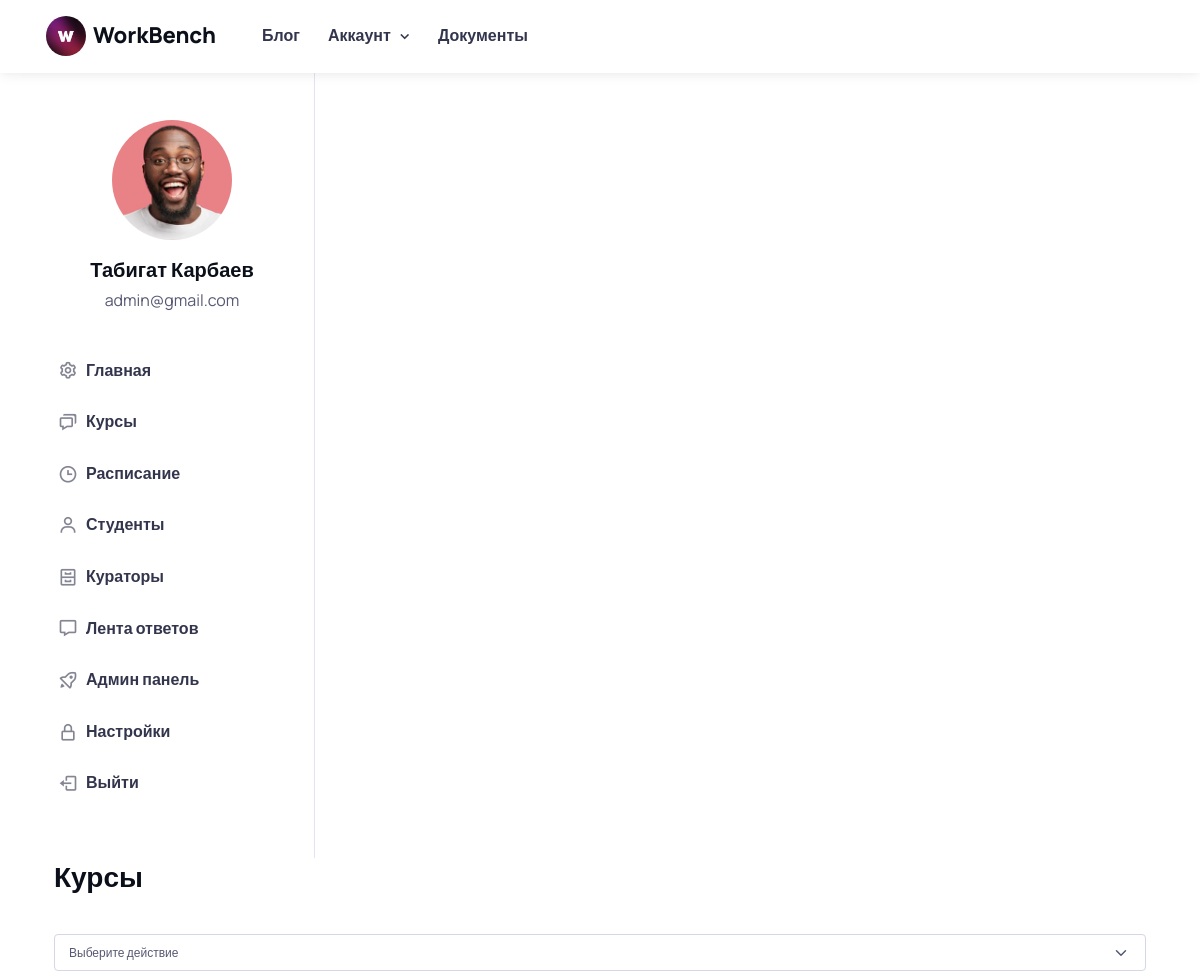
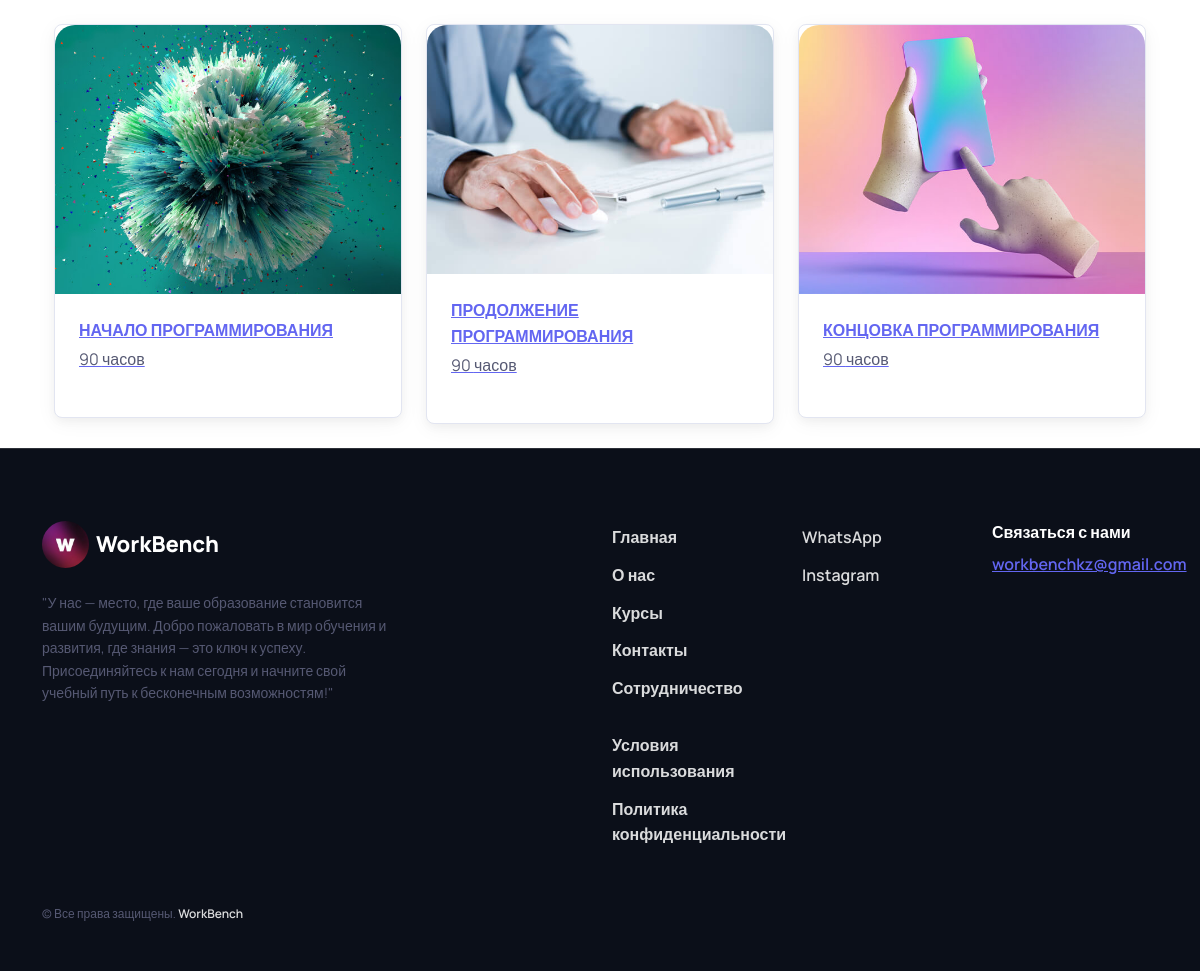
The app's page /users/student/courses/by_type/1/ (signed in) with its own data (2 pictures, top to bottom).
### users/models.py (models this page shows, shortened)
class User(AbstractUser):
    ROLE_CHOICES = (
        ('student', 'Студент'),
        ('curator', 'Куратор'),
        ('admin', 'Администратор'),
    )
    COUNTRY_CHOICES = (
        ('kz', 'Казахстан'),
        ('ru', 'Россия'),
        ('ukr', 'Украина'),
        ('kg', 'Кыргызстан'),
        ('uz', 'Узбекистан'),
    )
    CITY_CHOICES = (
        ('tse', 'Астана'),
        ('ala', 'Алматы'),
        ('msq', 'Москва'),
        ('kiev', 'Киев'),
        ('bishkek', 'Бишкек'),
        ('tashkent', 'Ташкент'),
    )
    image = models.ImageField(upload_to='users_images', null=True, blank=True)
    role = models.CharField(max_length=10, choices=ROLE_CHOICES, default='student')
    phone = models.CharField(max_length=25, blank=True)
    bio = models.TextField(blank=True, null=True, default='Всем привет! Я ученик компании WorkBench!')
    country = models.CharField(choices=COUNTRY_CHOICES, max_length=15, default='kz')
    city = models.CharField(choices=CITY_CHOICES, max_length=20, default='tse')
    address = models.CharField(blank=True, null=True, default='', max_length=255)
    stream = models.ForeignKey('Stream', on_delete=models.SET_NULL, null=True, blank=True)

### courses/models.py (models this page shows, shortened)
class Course(models.Model):
    title = models.CharField(max_length=255)  # Название курса
    description = models.TextField()  # Описание курса
    duration = models.PositiveIntegerField()  # Продолжительность курса
    image = models.ImageField(upload_to='course_images', null=True, blank=True)
    start_date = models.DateField(blank=True, null=True, auto_created=True)
    course_type = models.ForeignKey(CourseType, on_delete=models.CASCADE, related_name='courses') # Связь с моделью "Course Type"
    curators = models.ManyToManyField(get_user_model())   # Связь с моделью "Curator"
    students = models.ManyToManyField(User, related_name='courses', blank=True)
    class Meta:
        verbose_name = 'Курс'
        verbose_name_plural = 'Курсы'

### courses/views.py (the view)
# urls.py: path('by_type/<int:type_id>/', CoursesByType.as_view(), name='courses_by_type'),
class CoursesByType(LoginRequiredMixin, View):
    login_url = 'users:login'
    def get(self, request, type_id):
        course_type = get_object_or_404(CourseType, id=type_id)
        courses = Course.objects.filter(course_type=course_type)
        if request.user.groups.filter(name='Студенты').exists():
            template_name = 'users/student/courses_by_type.html'
        elif request.user.groups.filter(name='Кураторы').exists():
            template_name = 'curator/starter-kit/course_type.html'
        elif request.user.groups.filter(name='Администраторы').exists():
            template_name = 'admin/starter-kit/course_type.html'
        else:
            return redirect('users:login')
        return render(request, template_name, {'course_type': course_type, 'courses': courses})

### templates/admin/starter-kit/course_type.html (shortened to what this page needs)
{% extends 'admin/starter-kit/base.html' %}
{% load static %}
        {% block content %}
          <div class="page-body">
          <div class="container-fluid">
            <div class="page-title">
              <div class="row">
                <div class="col-6">
                  <h3>Курсы</h3>
                </div>
                <div class="col-6">
                </div>
              </div>
            </div>
          </div>
          <div class="container-fluid">
            <div class="row">
              <div class="mb-4 mt-4">
                <select id="action-select" class="custom-select form-select form-select-sm">
                  <option value="" selected>Выберите действие</option>
                </select>
              </div>
              {% for c in courses %}
              <div class="col-md-4 course-card">
                <a href="{% url 'users:admin:courses:modules' c.pk %}">
                  <div class="card shadow border-start-primary mb-4">
                    {% if c.image %}
                        <img src="{{ c.image.url }}" alt="" style="max-width: 100%; max-height: 300px; border-radius: 20px 20px 0px 0px;">
                    {% else %}
                        <img src="{% static 'media/course_images/programming.jpg' %}" alt="" style="max-width: 100%; max-height: 300px; border-radius: 20px 20px 0px 0px;">
                    {% endif %}
                    <div class="card-body">
                      <div class="text-uppercase text-primary fw-bold text-xs mb-1">{{ c.title|truncatechars:40 }}</div>
                      <p>{{ c.duration }} часов</p>
                    </div>
                  </div>
                </a>
              </div>
              {% endfor %}
            </div>
          </div>
        </div>
        {% endblock %}

### templates/admin/starter-kit/base.html (shortened to what this page needs)
<!DOCTYPE html>
{% load static %}
{% load humanize %}
<html lang="en" data-bs-theme="light">
<head>
    <link rel="stylesheet" media="screen" href="{% static 'student/css/boxicons.min.css' %}">
    <link rel="stylesheet" media="screen" href="{% static 'student/css/swiper-bundle.min.css' %}">
    <link rel="stylesheet" media="screen" href="{% static 'student/css/theme.min.css' %}">
  </head>
  <body>
    <main class="page-wrapper">
      <header class="header navbar navbar-expand-lg bg-light border-bottom border-light shadow-sm fixed-top">
        <div class="container px-3">
          <a href="{% url 'website:home' %}" class="navbar-brand pe-3">
            <img src="{% static 'website/img/logo.jpg' %}" width="40" style="border-radius: 50px;" alt="WorkBench">
            WorkBench
          </a>
          <div id="navbarNav" class="offcanvas offcanvas-end">
            <div class="offcanvas-body">
              <ul class="navbar-nav me-auto mb-2 mb-lg-0">
                  <li class="nav-item">
                  <a href="{% url 'users:blog:blog' %}" class="nav-link">Блог</a>
                </li>
                <li class="nav-item dropdown">
                  <a href="#" class="nav-link dropdown-toggle" data-bs-toggle="dropdown" aria-current="page">Аккаунт</a>
                </li>
                <li class="nav-item">
                  <a href="docs/getting-started.html" class="nav-link">Документы</a>
                </li>
              </ul>
            </div>
          </div>
          <div class="form-check form-switch mode-switch pe-lg-1 ms-auto me-4" data-bs-toggle="mode">
          </div>
        </div>
      </header>
      <section class="container pt-5">
        <div class="row">
          <aside class="col-lg-3 col-md-4 border-end pb-5 mt-n5">
            <div class="position-sticky top-0">
              <div class="text-center pt-5">
                <div class="d-table position-relative mx-auto mt-2 mt-lg-4 pt-5 mb-3">
                  {% if user.image %}
                  <img src="{{ user.image.url }}" class="d-block rounded-circle" width="120" alt="{{ user.first_name }} {{ user.last_name }}">
                  {% else %}
                  <img src="{% static 'student/images/18.jpg' %}" class="d-block rounded-circle" width="120" alt="{{ user.first_name }} {{ user.last_name }}">
                  {% endif %}
                </div>
                <h2 class="h5 mb-1">{{ user.first_name }} {{ user.last_name }}</h2>
                <p class="mb-3 pb-3">{{ user.email }}</p>
                <div id="account-menu" class="list-group list-group-flush collapse d-md-block">
                {% with request.resolver_match.url_name as current_url_name %}
                  <a href="{% url 'users:admin:dashboard' %}" class="list-group-item list-group-item-action d-flex align-items-center {% if current_url_name == 'dashboard' %}active{% endif %}">
                    <i class="bx bx-cog fs-xl opacity-60 me-2"></i>
                    Главная
                  </a>
                  <a href="{% url 'users:admin:courses:courses' %}" class="list-group-item list-group-item-action d-flex align-items-center {% if current_url_name == 'courses' %}active{% endif %}">
                    <i class="bx bx-chat fs-xl opacity-60 me-2"></i>
                    Курсы
                  </a>
                  <a href="{% url 'users:admin:schedule:student_schedule' %}" class="list-group-item list-group-item-action d-flex align-items-center {% if current_url_name == 'student-schedule' %}active{% endif %}">
                    <i class="bx bx-time fs-xl opacity-60 me-2"></i>
                    Расписание
                  </a>
                  <a href="{% url 'users:admin:students_admin_check' %}" class="list-group-item list-group-item-action d-flex align-items-center {% if current_url_name == 'students' %}active{% endif %}">
                    <i class="bx bx-user fs-xl opacity-60 me-2"></i>
                    Студенты
                  </a>
                  <a href="{% url 'users:admin:curators_admin_check' %}" class="list-group-item list-group-item-action d-flex align-items-center {% if current_url_name == 'curators' %}active{% endif %}">
                    <i class="bx bx-cabinet fs-xl opacity-60 me-2"></i>
                    Кураторы
                  </a>
                  <a href="{% url 'users:admin:courses:answers_view' %}" class="list-group-item list-group-item-action d-flex align-items-center {% if current_url_name == 'student-schedule' %}active{% endif %}">
                    <i class="bx bx-message fs-xl opacity-60 me-2"></i>
                    Лента ответов
                  </a>
                  <a href="{% url 'admin:index' %}" class="list-group-item list-group-item-action d-flex align-items-center {% if current_url_name == 'student-schedule' %}active{% endif %}">
                    <i class="bx bx-rocket fs-xl opacity-60 me-2"></i>
                    Админ панель
                  </a>
                  <a href="{% url 'users:administrator:profile' %}" class="list-group-item list-group-item-action d-flex align-items-center {% if current_url_name == 'profile' %}active{% endif %}">
                    <i class="bx bx-lock-alt fs-xl opacity-60 me-2"></i>
                    Настройки
                  </a>
                  <a href="{% url 'users:admin:logout' %}" class="list-group-item list-group-item-action d-flex align-items-center">
                    <i class="bx bx-log-out fs-xl opacity-60 me-2"></i>
                    Выйти
                  </a>
                {% endwith %}
                </div>
              </div>
            </div>
          </aside>
          {% block content %}
          {% endblock %}
        </div>
      </section>
    </main>
    <footer class="footer bg-dark border-top border-light pt-5 pb-4 pb-lg-5" data-bs-theme="dark">
      <div class="container pt-lg-4">
        <div class="row pb-5">
          <div class="col-lg-4 col-md-6">
            <div class="navbar-brand text-dark p-0 me-0 mb-3 mb-lg-4">
              <img style="border-radius: 50px;" src="{% static 'website/img/logo.jpg' %}" width="47px" alt="WorkBench">
              WorkBench
            </div>
            <p class="fs-sm pb-lg-3 mb-4">"У нас — место, где ваше образование становится вашим будущим. Добро пожаловать в мир обучения и развития, где знания — это ключ к успеху. Присоединяйтесь к нам сегодня и начните свой учебный путь к бесконечным возможностям!"</p>
          </div>
          <div class="col-xl-6 col-lg-7 col-md-5 offset-xl-2 offset-md-1 pt-4 pt-md-1 pt-lg-0">
            <div id="footer-links" class="row">
              <div class="col-lg-4">
                <div id="useful-links" class="collapse d-lg-block" data-bs-parent="#footer-links">
                  <ul class="nav flex-column pb-lg-1 mb-lg-3">
                    <li class="nav-item"><a href="{% url 'website:home'%}#" class="nav-link d-inline-block px-0 pt-1 pb-2">Главная</a></li>
                    <li class="nav-item"><a href="{% url 'website:about'%}#" class="nav-link d-inline-block px-0 pt-1 pb-2">О нас</a></li>
                    <li class="nav-item"><a href="{% url 'website:courses'%}#" class="nav-link d-inline-block px-0 pt-1 pb-2">Курсы</a></li>
                    <li class="nav-item"><a href="{% url 'website:contacts'%}#" class="nav-link d-inline-block px-0 pt-1 pb-2">Контакты</a></li>
                    <li class="nav-item"><a href="{% url 'website:collaboration'%}#" class="nav-link d-inline-block px-0 pt-1 pb-2">Сотрудничество</a></li>
                  </ul>
                  <ul class="nav flex-column mb-2 mb-lg-0">
                    <li class="nav-item"><a href="{% url 'website:terms'%}#" class="nav-link d-inline-block px-0 pt-1 pb-2">Условия использования</a></li>
                    <li class="nav-item"><a href="{% url 'website:privacy'%}#" class="nav-link d-inline-block px-0 pt-1 pb-2">Политика конфиденциальности</a></li>
                  </ul>
                </div>
              </div>
              <div class="col-xl-4 col-lg-3">
                <div id="social-links" class="collapse d-lg-block" data-bs-parent="#footer-links">
                  <ul class="nav flex-column mb-2 mb-lg-0">
                    <a href="https://wa.me/87077772817" class="nav-link d-inline-block px-0 pt-1 pb-2">WhatsApp</a>
                    <li class="nav-item"><a href="https://www.instagram.com/workbench.kz/" class="nav-link d-inline-block px-0 pt-1 pb-2">Instagram</a></li>
                  </ul>
                </div>
              </div>
              <div class="col-xl-4 col-lg-5 pt-2 pt-lg-0">
                <h6 class="mb-2">Связаться с нами</h6>
                <a href="mailto:workbenchkz@gmail.com" class="fw-medium">workbenchkz@gmail.com</a>
              </div>
            </div>
          </div>
        </div>
        <p class="nav d-block fs-xs text-center text-md-start pb-2 pb-lg-0 mb-0">
          &copy; Все права защищены.
          <a class="nav-link d-inline-block p-0" href="{% url 'website:home' %}" target="_blank" rel="noopener">WorkBench</a>
        </p>
      </div>
    </footer>
</body>
</html>

### records on screen
User: image (picture), first_name "Табигат", last_name "Карбаев", email "admin@gmail.com"
Course: image (picture), title "НАЧАЛО ПРОГРАММИРОВАНИЯ", duration "90"
Course: image (picture), title "ПРОДОЛЖЕНИЕ ПРОГРАММИРОВАНИЯ", duration "90"
Course: image (picture), title "КОНЦОВКА ПРОГРАММИРОВАНИЯ", duration "90"
